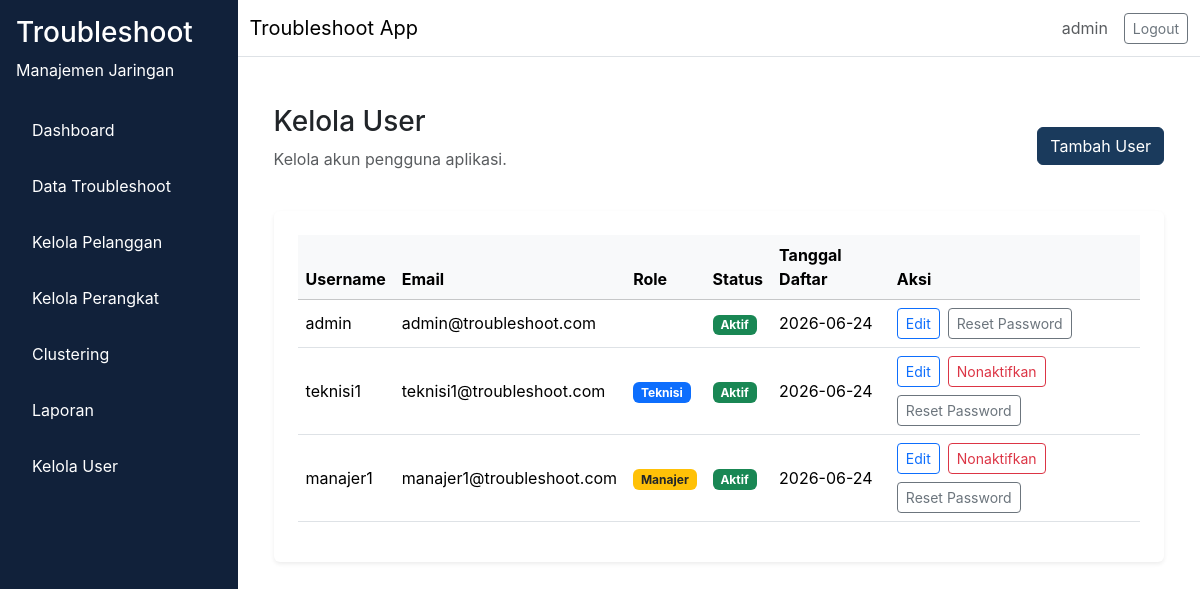
The app's page /admin/users (signed in) with its own data.
### app/models/user.py (models this page shows, shortened)
class User(db.Model, UserMixin):
    __tablename__ = "user"
    id = db.Column(db.Integer, primary_key=True)
    username = db.Column(db.String(64), unique=True, nullable=False)
    email = db.Column(db.String(120), unique=True, nullable=False)
    password_hash = db.Column(db.String(256), nullable=False)
    role = db.Column(db.Enum(RoleEnum), nullable=False, default=RoleEnum.teknisi)
    created_at = db.Column(db.DateTime, server_default=db.func.now(), nullable=False)
    is_active = db.Column(db.Boolean, default=True, nullable=False)

### app/routes/admin.py (the view)
@admin_bp.route("/users")
@role_required(["admin"])
def users():
    users = User.query.order_by(User.created_at.desc()).all()
    return render_template("admin/users.html", users=users)

### app/__init__.py (called while the page is built)
def load_user(user_id):
    return User.query.get(int(user_id))

### app/utils.py (called while the page is built)
def role_required(roles):
    def decorator(view_func):
        @wraps(view_func)
        @login_required
        def wrapped(*args, **kwargs):
            if not current_user.is_authenticated:
                return redirect(url_for("auth.login"))
            current_role = getattr(current_user, "role", None)
            role_value = current_role.value if current_role is not None else None
            if role_value not in roles:
                flash("Akses ditolak. Anda tidak memiliki izin untuk melihat halaman ini.", "danger")
                return redirect(url_for("dashboard.index"))
            return view_func(*args, **kwargs)
        return wrapped
    return decorator

### app/templates/admin/users.html (shortened to what this page needs)
{% extends "base.html" %}
{% block content %}
<div class="container-fluid">
  <div class="d-flex flex-column flex-md-row align-items-start align-items-md-center justify-content-between mb-4 gap-3">
    <div>
      <h1 class="h3">Kelola User</h1>
      <p class="text-muted">Kelola akun pengguna aplikasi.</p>
    </div>
    <div class="d-flex gap-2">
      <a href="{{ url_for('admin.tambah_user') }}" class="btn btn-primary">Tambah User</a>
    </div>
  </div>
  <div class="card shadow-sm p-4">
    <div class="table-responsive">
      <table class="table table-hover align-middle">
        <thead class="table-light">
          <tr>
            <th>Username</th>
            <th>Email</th>
            <th>Role</th>
            <th>Status</th>
            <th>Tanggal Daftar</th>
            <th>Aksi</th>
          </tr>
        </thead>
        <tbody>
          {% for user in users %}
          <tr>
            <td>{{ user.username }}</td>
            <td>{{ user.email }}</td>
            <td>
              {% if user.role.value == 'admin' %}
                <span class="badge bg-purple">Admin</span>
              {% elif user.role.value == 'teknisi' %}
                <span class="badge bg-primary">Teknisi</span>
              {% else %}
                <span class="badge bg-warning text-dark">Manajer</span>
              {% endif %}
            </td>
            <td>
              {% if user.is_active %}
                <span class="badge bg-success">Aktif</span>
              {% else %}
                <span class="badge bg-secondary">Nonaktif</span>
              {% endif %}
            </td>
            <td>{{ user.created_at.strftime('%Y-%m-%d') }}</td>
            <td>
              <div class="d-flex flex-wrap gap-2">
                <a href="{{ url_for('admin.edit_user', id=user.id) }}" class="btn btn-sm btn-outline-primary">Edit</a>
                {% if user.id != current_user.id %}
                <button type="button" class="btn btn-sm btn-outline-danger btn-toggle-active" data-user-id="{{ user.id }}" data-active="{{ '1' if user.is_active else '0' }}">
                  {{ 'Nonaktifkan' if user.is_active else 'Aktifkan' }}
                </button>
                {% endif %}
                <form method="POST" action="{{ url_for('admin.reset_password', id=user.id) }}" class="d-inline">
                  <button type="submit" class="btn btn-sm btn-outline-secondary">Reset Password</button>
                </form>
              </div>
            </td>
          </tr>
          {% else %}
          <tr>
            <td colspan="6" class="text-center text-muted">Tidak ada pengguna.</td>
          </tr>
          {% endfor %}
        </tbody>
      </table>
    </div>
  </div>
</div>
{% endblock %}

### app/templates/base.html (shortened to what this page needs)
<!doctype html>
<html lang="en">
  <head>
    <link href="https://cdn.jsdelivr.net/npm/bootstrap@5.3.2/dist/css/bootstrap.min.css" rel="stylesheet">
    <link rel="stylesheet" href="{{ url_for('static', filename='css/style.css') }}">
  </head>
  <body>
    <div class="d-flex min-vh-100 bg-light">
      {% if current_user.is_authenticated %}
      <nav class="sidebar p-3">
        <div class="sidebar-header mb-4 text-white">
          <h3>Troubleshoot</h3>
          <p>Manajemen Jaringan</p>
        </div>
        <ul class="nav flex-column">
          <li class="nav-item mb-2">
            <a class="nav-link text-white" href="{{ url_for('dashboard.index') }}">Dashboard</a>
          </li>
          {% if current_user.role.value == 'teknisi' %}
            <li class="nav-item mb-2">
              <a class="nav-link text-white" href="{{ url_for('troubleshoot.my_tasks') }}">Task Saya</a>
            </li>
          {% else %}
            <li class="nav-item mb-2">
              <a class="nav-link text-white" href="{{ url_for('troubleshoot.index') }}">Data Troubleshoot</a>
            </li>
            <li class="nav-item mb-2">
              <a class="nav-link text-white" href="{{ url_for('pelanggan.index') }}">Kelola Pelanggan</a>
            </li>
            <li class="nav-item mb-2">
              <a class="nav-link text-white" href="{{ url_for('pelanggan.perangkat_index') }}">Kelola Perangkat</a>
            </li>
            {% if current_user.role.value in ['admin', 'manajer'] %}
            <li class="nav-item mb-2">
              <a class="nav-link text-white" href="{{ url_for('clustering.index') }}">Clustering</a>
            </li>
            {% endif %}
            <li class="nav-item mb-2">
              <a class="nav-link text-white" href="{{ url_for('laporan.index') }}">Laporan</a>
            </li>
          {% endif %}
          {% if current_user.role.value == 'admin' %}
          <li class="nav-item mb-2">
            <a class="nav-link text-white" href="{{ url_for('admin.users') }}">Kelola User</a>
          </li>
          {% endif %}
        </ul>
      </nav>
      {% endif %}
      <div class="flex-grow-1 d-flex flex-column">
        <nav class="navbar navbar-expand-lg navbar-light bg-white border-bottom">
          <div class="container-fluid">
            <div class="navbar-brand mb-0">Troubleshoot App</div>
            <div class="d-flex align-items-center gap-3">
              {% if current_user.is_authenticated %}
              <span class="text-muted">{{ current_user.username }}</span>
              <a class="btn btn-outline-secondary btn-sm" href="{{ url_for('auth.logout') }}">Logout</a>
              {% endif %}
            </div>
          </div>
        </nav>
        <main class="flex-grow-1 p-4 bg-white">
          {% block content %}
          {% endblock %}
        </main>
      </div>
    </div>
  </body>
</html>

### app/static/css/style.css (style rules this page uses)
:root { --primary-color: #1a3a5c; --sidebar-bg: #11213a; --content-bg: #f8f9fa; }
body { margin: 0; font-family: Inter, system-ui, -apple-system, BlinkMacSystemFont, "Segoe UI", sans-serif; background-color: var(--content-bg); }
.sidebar { width: 250px; min-height: 100vh; background-color: var(--sidebar-bg); color: #ffffff; }
.sidebar-header h3, .sidebar-header p, .sidebar .nav-link { color: #ffffff; }
.sidebar .nav-link { padding: 0.75rem 1rem; border-radius: 0.5rem; }
main { background-color: #ffffff; }
.card { border: none; }
.btn-primary { background-color: var(--primary-color); border-color: var(--primary-color); }

### records on screen
User: username "admin", email "admin@troubleshoot.com", is_active "Aktif", created_at "2026-06-24"
User: username "teknisi1", email "teknisi1@troubleshoot.com", role "Teknisi", shows "Aktif", created_at "2026-06-24", is_active "Nonaktifkan"
User: username "manajer1", email "manajer1@troubleshoot.com", role "Manajer", shows "Aktif", created_at "2026-06-24", is_active "Nonaktifkan"
